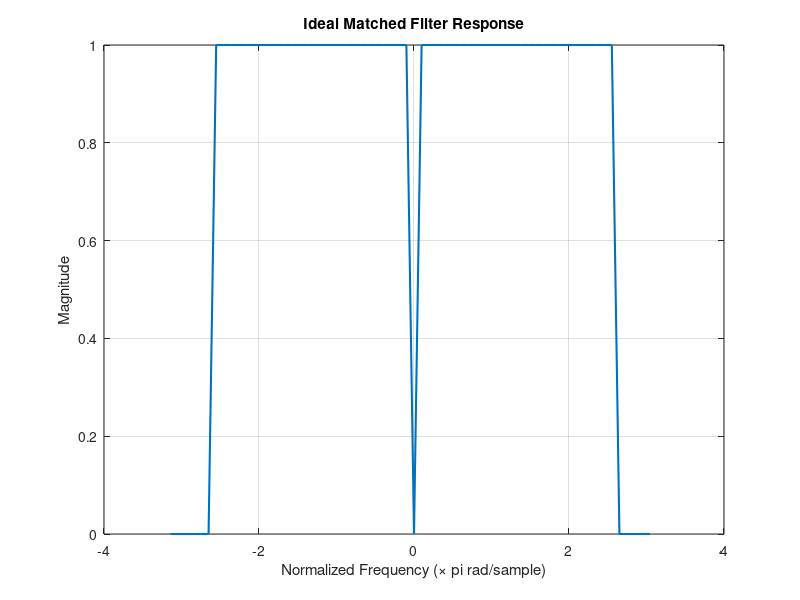

MATLAB code for this plot: (Note: this script raises an error after producing the figure.)
%% Ideal Frequency Response
% Number of subcarriers
N = 64;

% Frequency Axis
k = 0:(N-1);
k = k - N/2;

% Determine Ideal Matched Filter Response
% 1 at all non-zero subcarriers
Y = zeros(size(k));
Y(-26 <= k & k <= 26) = 1;
Y(k == 0) = 0;

% Plot Ideal Matched Filter Response
w = 2*pi*k/N;
figure(1)
clf;
plot(w, Y, 'LineWidth',1.5);
grid on;
title('Ideal Matched Filter Response')
xlabel('Normalized Frequency (\times pi rad/sample)')
ylabel('Magnitude');

%% Get range response
% Determine the Range Response
fftSize = N;
Ypad = [zeros(1, fftSize/2-N/2), Y, zeros(1, fftSize/2-N/2)];
Yshift = ifftshift(Ypad);
y = ifft(Yshift, fftSize);
y = y/max(abs(y));
n = (0:(length(y)-1));
figure(2)
clf;
plot(n,db(y),'LineWidth',1.5);
grid on;
xlim([n(1) n(end)])
xlabel('Sample')
ylabel('Magnitude (dB)')
title('Ideal Range Response');

%% Get range response w/ zero-padding
% Determine the Range Response
fftSize = 16*N;
Ypad = [zeros(1, fftSize/2-N/2), Y, zeros(1, fftSize/2-N/2)];
Yshift = ifftshift(Ypad);
y = ifft(Yshift, fftSize);
y = y/max(abs(y));
n = (0:(length(y)-1));
figure(3)
clf;
plot(n,db(y),'LineWidth',1.5);
grid on;
xlim([n(1) n(end)])
xlabel('Sample')
ylabel('Magnitude (dB)')
title('Ideal Range Response');

%% Get frequency response with window
% Get window for all non-zero subcarriers
win = chebwin(53,80);
padSize = N - length(win);
win = [zeros(ceil(padSize/2),1); win; zeros(floor(padSize/2),1)].';

% Apply window
Y = Y.*win;

% Plot Ideal Matched Filter Response
w = 2*pi*k/N;
figure(4)
clf;
plot(w, Y, 'LineWidth',1.5);
grid on;
title('Ideal Matched Filter Response')
xlabel('Normalized Frequency (\times pi rad/sample)')
ylabel('Magnitude');

%% Get range response w/ zero-padding
% Determine the Range Response
fftSize = 16*N;
Ypad = [zeros(1, fftSize/2-N/2), Y, zeros(1, fftSize/2-N/2)];
Yshift = ifftshift(Ypad);
y = ifft(Yshift, fftSize);
y = y/max(abs(y));
n = (0:(length(y)-1));
figure(5)
clf;
plot(n,db(y),'LineWidth',1.5);
grid on;
xlim([n(1) n(end)])
xlabel('Sample')
ylabel('Magnitude (dB)')
title('Ideal Range Response');

%% Ideal Range Response w/o Zero Subcarrier
% Number of subcarriers
N = 64;

% Frequency Axis
k = 0:(N-1);
k = k - N/2;

% Determine Ideal Matched Filter Response
% 1 at all non-zero subcarriers
Y = zeros(size(k));
Y(-26 <= k & k <= 26) = 1;

% Get window for all non-zero subcarriers
win = chebwin(53,80);
padSize = N - length(win);
win = [zeros(ceil(padSize/2),1); win; zeros(floor(padSize/2),1)].';

% Apply window
Y = Y.*win;

%% Get range response
% Determine the Range Response
fftSize = 16*N;
Ypad = [zeros(1, fftSize/2-N/2), Y, zeros(1, fftSize/2-N/2)];
Yshift = ifftshift(Ypad);
y = ifft(Yshift, fftSize);
y = y/max(abs(y));
n = (0:(length(y)-1));
figure(6)
clf;
plot(n,db(y),'LineWidth',1.5);
grid on;
xlim([n(1) n(end)])
xlabel('Sample')
ylabel('Magnitude (dB)')
title('Ideal Range Response');